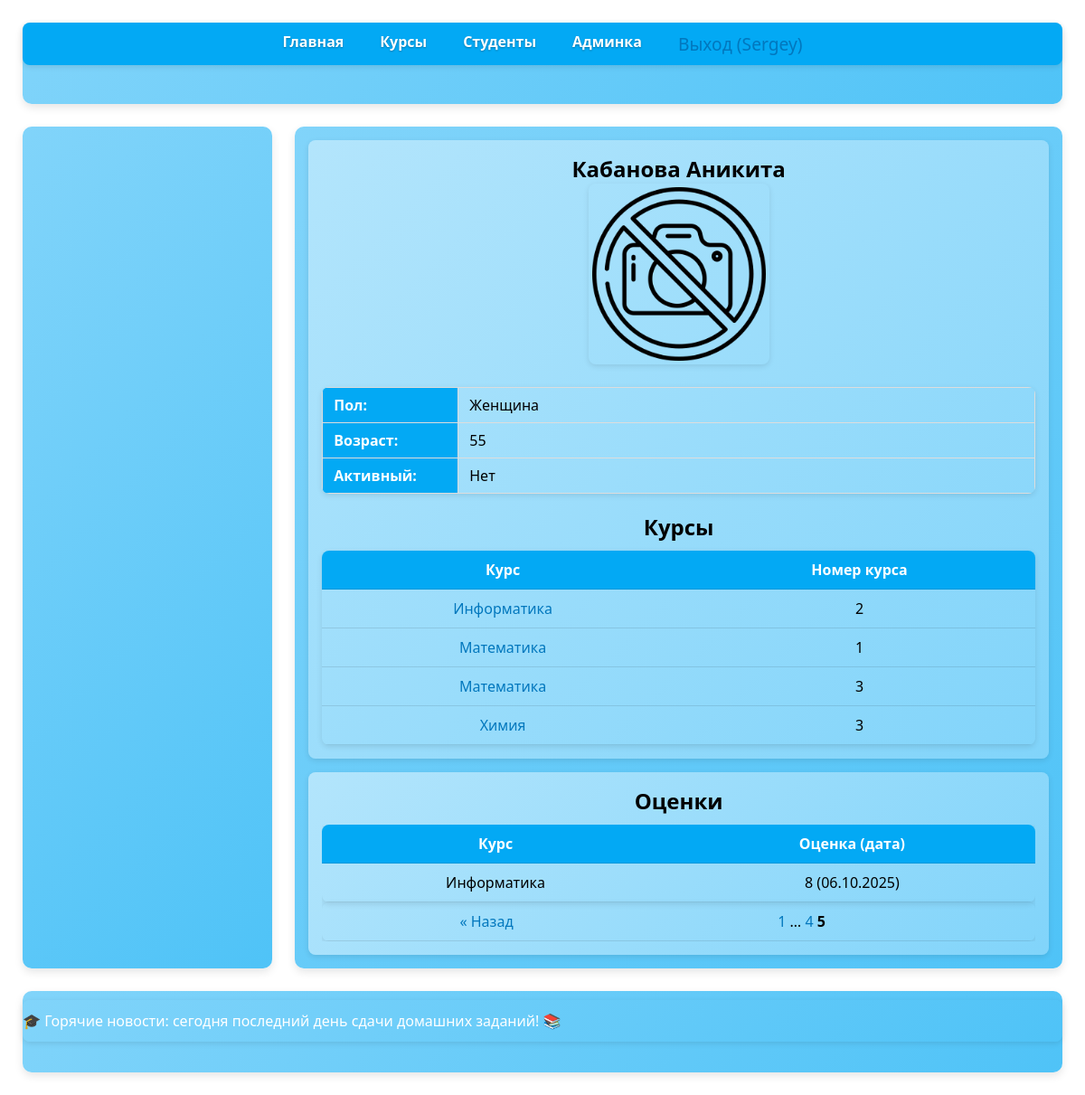
/students/122/?page=5 (signed in), run on an earlier commit of the app's database.
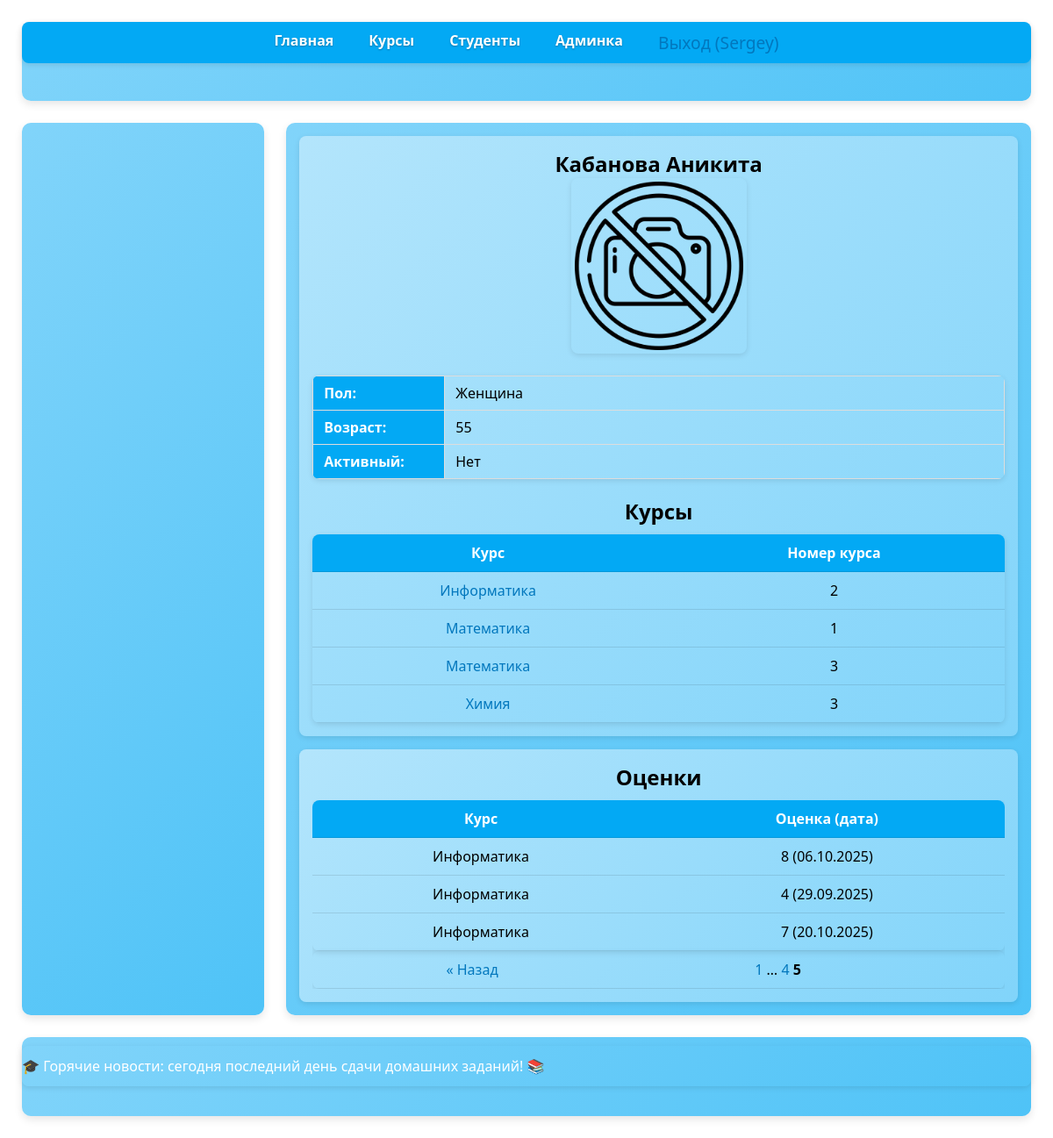
And on a later commit of the database.
### main/models.py (models this page shows, shortened)
class Course(models.Model):
    academic_sub = [
        ('физ','Физика'),
        ('инф','Информатика'),
        ('хим','Химия'),
        ('мат','Математика'),
    ]
    week_days = [
        ('mon', 'Понедельник'),
        ('tue', 'Вторник'),
        ('wed', 'Среда'),
        ('thu', 'Четверг'),
        ('fri', 'Пятница'),
        ('sat', 'Суббота'),
    ]
    name = models.CharField(choices=academic_sub,
                            max_length=20,
                            verbose_name="Курс")
    course_num = models.SmallIntegerField(
                    default=1,
                    verbose_name="Номер курса",
                    validators=[MinValueValidator(1), MaxValueValidator(100)])
    start_date = models.DateField(verbose_name = 'Начало курса', null=True)
    end_date = models.DateField(verbose_name = 'Окончание курса', null=True)
    days_of_week = models.JSONField(default=list,
                                    blank=True,
                                    verbose_name="Дни недели")
    description = models.TextField(blank=True, verbose_name="Описание")
    class Meta:
        unique_together = [['name', 'course_num']]
        verbose_name = "Курс"
        verbose_name_plural = "Курсы"
        ordering = ['name', 'course_num']

class Grade(models.Model):
    person = models.ForeignKey(
            Student,
            on_delete=models.CASCADE,
            related_name="grades",
            verbose_name = 'Чья оценка')
    grade = models.PositiveSmallIntegerField(
        default=0,
        validators=[MinValueValidator(0), MaxValueValidator(10)],
        verbose_name = 'Оценка'
    )
    homework = models.TextField(
        blank = True,
        verbose_name='Домашнее задание'
    )
    course = models.ForeignKey(
            Course,
            null=True,
            on_delete=models.CASCADE,
            verbose_name = 'Курс')
    date = models.DateField(verbose_name = 'Дата оценки', null=True)
    date_add = models.DateField(
            auto_now_add=True,
            null=True,
            verbose_name = 'Дата добавления')
    date_update = models.DateField(
            auto_now=True,
            null=True,
            verbose_name = 'Дата изменения')
    class Meta:
        verbose_name = "Оценка"
        verbose_name_plural = "Оценки"

### main/views.py (the view)
# urls.py: path('students/<int:student_id>/', views.student_detail, name='student_detail'),
@login_required(login_url='/login/')
def student_detail(request, student_id):
    student = get_object_or_404(Student, id = student_id)
    grades_list = Grade.objects.filter(person = student)
    paginator_grades = Paginator(grades_list, 5)
    page_number = request.GET.get('page')
    page_obj = paginator_grades.get_page(page_number)
    custom_page_range = page_obj.paginator.get_elided_page_range(
        page_obj.number,
        on_each_side = 1,
        on_ends = 1
    )
    return render(request, 'main/student_detail.html',
                  context= {'student': student,
                            'page_obj': page_obj,
                            'custom_page_range': custom_page_range}
                  )

### main/models.py (called while the page is built)
    @property
    def get_photo_url(self):
        if self.photo and self.photo.storage.exists(self.photo.name):
            return self.photo.url
        return staticfiles_storage.url('images/no_photo.png')

### main/templates/main/student_detail.html (shortened to what this page needs)
{% extends 'base.html' %}
{% load journal_tags %}
{% block content1_head %}
    <h1>{{ student.surname }} {{ student.name }}</h1>
{% endblock %}
{% block content1 %}
    {% load static %}
    <div class="student-photo">
        <img src="{{ student.get_photo_url }}" alt="Фото {{ student.name }}" width="200">
    </div>
    <table class="student-info-table">
        <tr>
            <th>Пол:</th>
            <td>{{ student.get_sex_display }}</td>
        </tr>
        <tr>
            <th>Возраст:</th>
            <td>{{ student.age }}</td>
        </tr>
        <tr>
            <th>Активный:</th>
            <td>{% if student.active %}Да{% else %}Нет{% endif %}</td>
        </tr>
    </table>
    <h2>Курсы</h2>
    {% if student.course.all %}
        <table class="journal-table">
            <thead>
                <tr>
                    <th>Курс</th>
                    <th>Номер курса</th>
                </tr>
            </thead>
            <tbody>
            {% for course in student.course.all %}
                <tr>
                    <td><a href="{% url 'course_detail' course.id %}">{{ course.get_name_display }}</a></td>
                    <td>{{ course.course_num }}</td>
                </tr>
            {% endfor %}
            </tbody>
        </table>
    {% else %}
        <p>Студент пока не записан на курсы</p>
    {% endif %}
{% endblock %}
{% block content2 %}
    <h2>Оценки</h2>
    <div class="container_tab">
        <table class="journal-table">
            <thead>
                <tr>
                    <th>Курс</th>
                    <th>Оценка (дата)</th>
                </tr>
            </thead>
            <tbody>
                {% for grade in page_obj %}
                <tr>
                    <td>{{ grade.course.get_name_display }}</td>
                    <td>{{ grade.grade }} ({{ grade.date|date:"d.m.Y" }})</td>
                </tr>
                {% empty %}
                <tr>
                    <td colspan="2">Нет оценок</td>
                </tr>
                {% endfor %}
            </tbody>
        </table>
        <table>
        <tr>
            <td>
            {% if page_obj.has_previous %}
                <a href="?page={{ page_obj.previous_page_number }}">« Назад</a>
            {% endif %}
            </td>
            <td style="position: sticky; left: calc(33.3% - 50px);">
            <span class="current">
                {% for num in custom_page_range %}
                {% if num == page_obj.paginator.ELLIPSIS %}
                    <span class="ellipsis">{{ num }}</span>
                {% elif num == page_obj.number %}
                    <span class="current-page"><strong>{{ num }}</strong></span>
                {% else %}
                    <a href="?page={{ num }}">{{ num }}</a>
                {% endif %}
                {% endfor %}
            </span>
            </td>
            <td>
            </td>
        </tr>
        </table>
    </div>
{% endblock %}

What changed in the data, as far as the page shows it:
added Grade: course.name "Информатика", grade "4", date "29.09.2025"
added Grade: course.name "Информатика", grade "7", date "20.10.2025"
